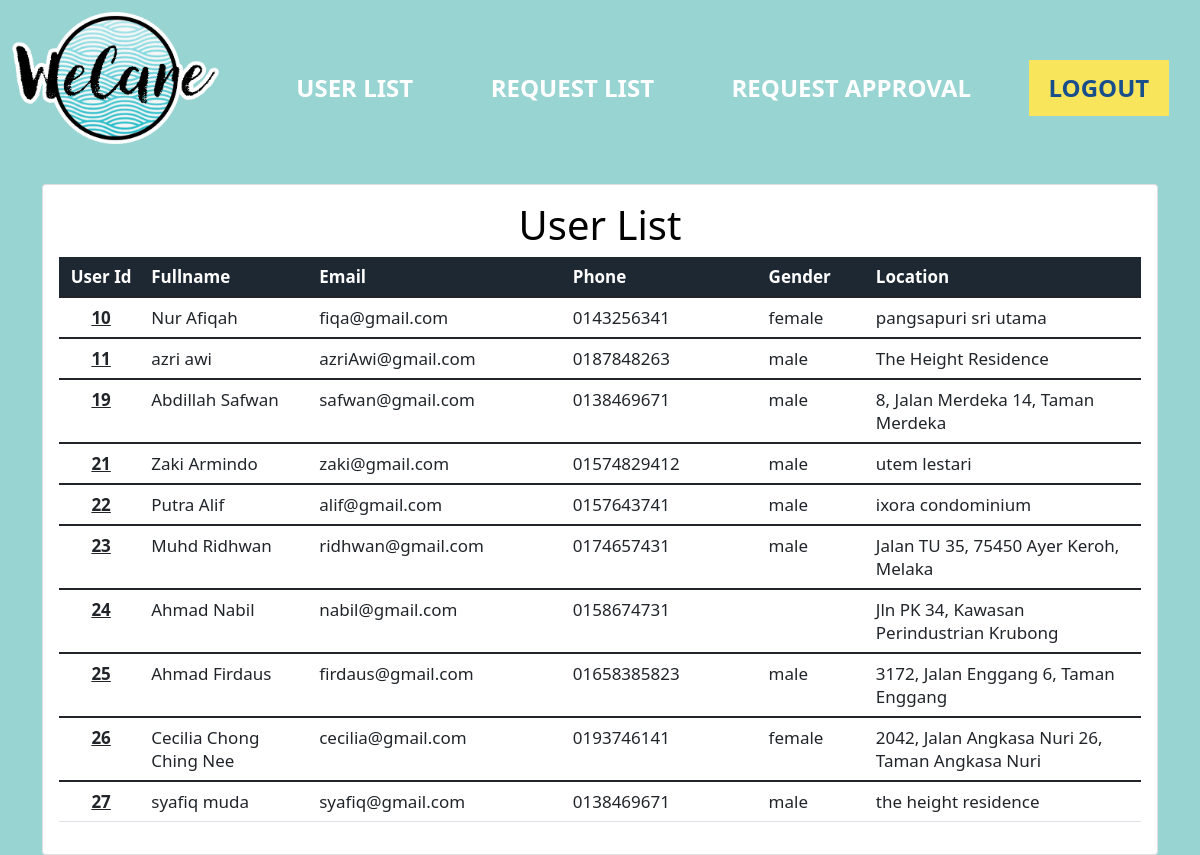
Screenshot of /admin/admin-userList.php with the database file from the repository.
### tables this page shows
CREATE TABLE IF NOT EXISTS `user` (
  `user_id` int(100) NOT NULL AUTO_INCREMENT,
  `fullname` varchar(255) DEFAULT NULL,
  `password` varchar(255) NOT NULL,
  `email` varchar(255) NOT NULL,
  `phone` varchar(255) DEFAULT NULL,
  `age` int(11) DEFAULT NULL,
  `gender` varchar(255) DEFAULT NULL,
  `acc_number` varchar(255) DEFAULT NULL,
  `bank` varchar(255) DEFAULT NULL,
  `role` varchar(50) NOT NULL DEFAULT 'user',
  `location` varchar(50) DEFAULT NULL,
  PRIMARY KEY (`user_id`)
);

### admin/admin-userList.php (the view, shortened to what this page needs)
<?php
include "../sql/config.php";
?>
<!DOCTYPE html5>
<html>
    <head>
        <link rel="stylesheet" href="../css/styles.css">
        <link rel="stylesheet" href="https://cdn.jsdelivr.net/npm/bootstrap@5.1.3/dist/css/bootstrap.min.css">
    </head>
    <body style="background-color: #98D4D2 ;">
    <nav>
        <a href="admin-dashboard.php">
            <img src="../images/logo.png" id="logo" >
        </a>
    <div class="navButtonGroup" >
        <a href="admin-userList.php" class="static">USER LIST</a>
        <a href="request.php" class="static">REQUEST LIST</a>
        <a href="requestList.php" class="static">REQUEST APPROVAL</a>
        <a href="../sql/logout.php" class="highlighted">LOGOUT</a>
    </div>
</nav>
            <article >
                <div class="container">
                <div class="row">
                    <div class="col-12">
                        <div class="card" >
                            <div class="card-body">
                                <h1 class="text-center" style="background:none; color: black; text-center">User List</h1>
                                <div class="tab-content">
                                    <div class="tab-pane show active" id="scroll-vertical-preview alt-pagination-preview">
                                        <table id="scroll-vertical-datatable" class="table table-hover dt-responsive nowrap w-100">
                                            <thead style="background-color:#1d2832; color:white;">
                                                <tr>
                                                <th style="font-size:17px; width:2%; text-align:center;">User Id</th>
                                                <th style="font-size:17px; width:5%;  ">Fullname</th>
                                                <th style="font-size:17px; width:5%;  ">Email</th>
                                                <th style="font-size:17px; width:5%;  ">Phone</th>
                                                <th style="font-size:17px; width:2%;  ">Gender</th>
                                                <th style="font-size:17px; width:10%; ">Location</th>
                                                </tr>
                                            </thead>
                                            <?php
                                                $sql = "SELECT * FROM user";
                                                $result = mysqli_query( $conn, $sql);
                                                $resultCheck = mysqli_num_rows ($result);
                                                if ($resultCheck > 0){
                                                    while ($row = mysqli_fetch_assoc($result)){
                                                        $user_id = $row["user_id"];
                                                        $fullname = $row["fullname"];
                                                        $email = $row["email"];
                                                        $phone = $row["phone"];
                                                        $gender = $row["gender"];
                                                        $location = $row["location"];
                                            ?>
                                            <tbody>
                                            <tr>
                                                <td style="font-size:17px; width:2%; text-align:center; text-decoration:none;"><a href="apps-ecommerce-orders-details.html" class="text-body fw-bold"><?=$user_id?></a> </td>
                                                <td style="font-size:17px; width:1%; "><?=$fullname?> </td>
                                                <td style="font-size:17px; width:5%; "><?=$email?></td>
                                                <td style="font-size:17px; width:5%; "><?=$phone?></td>
                                                <td style="font-size:17px; width:2%; "><?=$gender?></td>
                                                <td style="font-size:17px; width:10%; "><?=$location?></td>
                                            </tr>
                                            </tbody>
                                            <?php
                                                    }
                                                }
                                                else{
                                                }
                                            ?>
                                        </table>
                                    </div>
                                </div>
                            </div>
                        </div>
                    </div>
                </div>
                </div>
            </article>
    </body>
</html>

### css/styles.css (style rules this page uses)
body { background-color: #98D4D2; max-width:100%; max-height:100%; font-family: sans-serif; }
#logo { max-width: 100%; max-height: 100%; }
nav { display:flex; flex-direction: row; justify-content: space-between; margin:1%; height:20%; max-width: 100%; }
.navButtonGroup { display: flex; flex-direction: row; justify-content: flex-end; width: 100%; font-weight: bold; font-size: 1.5em; }
.navButtonGroup a { margin: 5% 2%; padding: 1% 2%; height: fit-content; }
a.static { color:white; text-decoration: none; }
a.highlighted { background-color: #F9E55C; color:#194E8C; text-decoration: none; }

### rows the page displays
user: user_id "10", fullname "Nur Afiqah", email "fiqa@gmail.com", phone "0143256341", gender "female", location "pangsapuri sri utama"
user: user_id "11", fullname "azri awi", email "azriAwi@gmail.com", phone "0187848263", gender "male", location "The Height Residence"
user: user_id "19", fullname "Abdillah Safwan", email "safwan@gmail.com", phone "0138469671", gender "male", location "8, Jalan Merdeka 14, Taman Merdeka"
user: user_id "21", fullname "Zaki Armindo", email "zaki@gmail.com", phone "01574829412", gender "male", location "utem lestari"
user: user_id "22", fullname "Putra Alif", email "alif@gmail.com", phone "0157643741", gender "male", location "ixora condominium"
user: user_id "23", fullname "Muhd Ridhwan", email "ridhwan@gmail.com", phone "0174657431", gender "male", location "Jalan TU 35, 75450 Ayer Keroh, Melaka"
user: user_id "24", fullname "Ahmad Nabil", email "nabil@gmail.com", phone "0158674731", location "Jln PK 34, Kawasan Perindustrian Krubong"
user: user_id "25", fullname "Ahmad Firdaus", email "firdaus@gmail.com", phone "01658385823", gender "male", location "3172, Jalan Enggang 6, Taman Enggang"
user: user_id "26", fullname "Cecilia Chong Ching Nee", email "cecilia@gmail.com", phone "0193746141", gender "female", location "2042, Jalan Angkasa Nuri 26, Taman Angkasa Nuri"
user: user_id "27", fullname "syafiq muda", email "syafiq@gmail.com", phone "0138469671", gender "male", location "the height residence"
